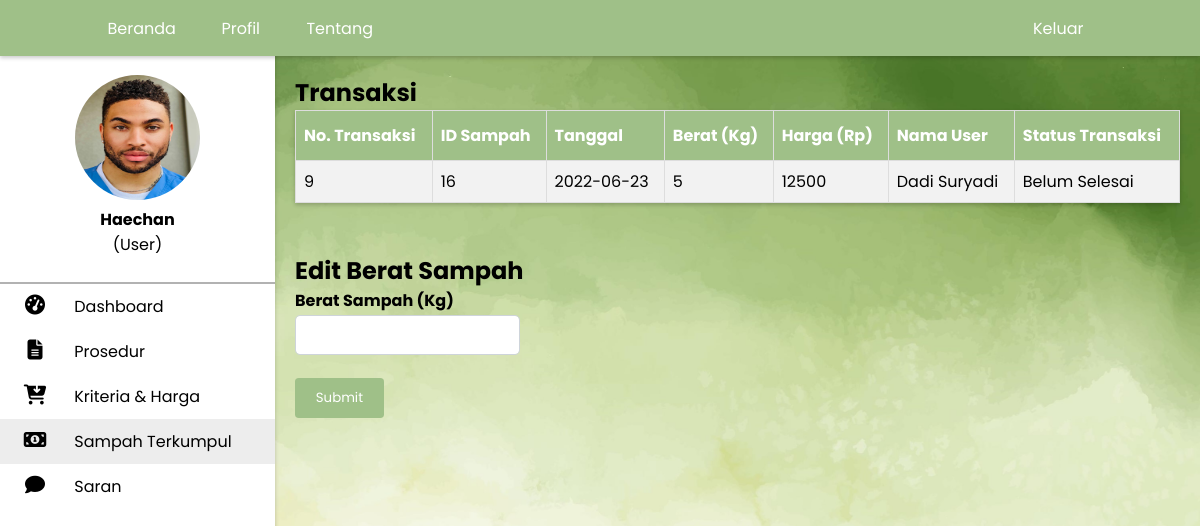
The app's page /edit_sampah.php?no_transaksi=9 (signed in) with its own data.
### tables this page shows
CREATE TABLE `pengepul` (
  `username` varchar(20) NOT NULL,
  `nama` varchar(30) NOT NULL,
  `email` varchar(20) NOT NULL,
  `password` varchar(15) NOT NULL,
  `alamat` varchar(100) NOT NULL,
  `no_hp` varchar(15) NOT NULL,
  `kab_kota` enum('Lombok Barat','Lombok Tengah','Lombok Timur','Mataram') NOT NULL,
  `foto` varchar(100) NOT NULL
);

CREATE TABLE `menjual` (
  `no_transaksi_jual` int(11) NOT NULL,
  `tanggal_jual` date NOT NULL,
  `username_masyarakat` varchar(20) NOT NULL,
  `id_sampah` int(11) NOT NULL,
  `cek_user` tinyint(1) NOT NULL DEFAULT 0,
  `cek_pengepul` tinyint(1) NOT NULL DEFAULT 0
);

CREATE TABLE `sampah` (
  `id_sampah` int(11) NOT NULL,
  `harga` int(11) NOT NULL,
  `berat` float NOT NULL,
  `username_pengepul` varchar(20) NOT NULL
);

CREATE TABLE `user` (
  `username` varchar(20) NOT NULL,
  `nama` varchar(30) NOT NULL,
  `email` varchar(20) NOT NULL,
  `password` varchar(15) NOT NULL,
  `alamat` varchar(100) NOT NULL,
  `no_hp` varchar(15) NOT NULL,
  `kab_kota` enum('Lombok Barat','Lombok Tengah','Lombok Timur','Mataram') NOT NULL,
  `foto` varchar(100) NOT NULL
);

### functions.php (called while the page is built, shortened)
<?php
    $username = $_SESSION["username"];
    if($_SESSION['user']){
      $user = 'user';
    }else if($_SESSION['pengepul']){
        $user = 'pengepul';
    }
    ?>

### edit_sampah.php (the view, shortened to what this page needs)
<?php
    include 'functions.php';
    $no_transaksi = $_GET['no_transaksi'];
    $result = mysqli_query($conn, "SELECT*from $user where username='$username'");
?>
<!DOCTYPE html>
<html lang="en">
<head>
    <link rel="stylesheet" href="css/setilee.css">
</head>
<body style="background-image: url('img/jojo.jpg'); background-size: 100%;">
<nav>
       <ul>
       <br><br><br>
       <?php
       if (mysqli_num_rows($result) > 0) {
                while ($row = mysqli_fetch_assoc($result)) {
        ?>
        <div class="profil">
        <center><a href="profil.php">
            <?php
                if($row['foto'] != ""){
            ?>
        <img class="foto-profil" src="img/pp/<?php echo $row['foto']; ?>">
        <?php }else{?>
            <img class="foto-profil" src="img/pp/blank.png">
            <?php } ?>
        </a><br>
        <p><b><?php echo $row['nama']?></b></p>
    <p>(User)</p>
    </center><br></div>
       <?php
                }
            }
       ?>
       <li><a href="dashboard.php">
       <i class="fas fa-tachometer-alt"></i>
           <span class="nav-item">Dashboard</span>
       </a></li>
       <li><a href="prosedur.php">
       <i class="fas fa-file-alt"></i>
           <span class="nav-item">Prosedur</span>
       </a></li>
       <li><a href="jenhar.php">
       <i class="fas fa-cart-arrow-down"></i>
           <span class="nav-item">Kriteria & Harga</span>
       </a></li>
       <li class="active"><a href="sampah.php">
       <i class="fas fa-money-bill-alt"></i>
           <span class="nav-item">Sampah Terkumpul</span>
       </a></li>
       <li><a href="saran.php">
       <i class="fas fa-comment"></i>
           <span class="nav-item">Saran</span>
       </a></li>
       </ul>
       </nav>
    <div class="main container" style="margin-top: 55px;">
    <h2>Transaksi</h2>
        <table style="width: 100%;" id="pul">
        <tr>
            <th>No. Transaksi</th> <th>ID Sampah</th> <th>Tanggal</th> <th>Berat (Kg)</th> <th>Harga (Rp)</th>
            <th>Nama User</th> <th>Status Transaksi</th>
        </tr>
        <?php
            $result4 = mysqli_query($conn, "SELECT menjual.no_transaksi_jual, sampah.id_sampah, menjual.tanggal_jual, sampah.berat, sampah.harga,
            user.nama, menjual.cek_user, menjual.cek_pengepul from sampah join menjual on sampah.id_sampah=menjual.id_sampah join pengepul on
            sampah.username_pengepul=pengepul.username join user on user.username=menjual.username_masyarakat and pengepul.username='$username'
            and menjual.no_transaksi_jual='$no_transaksi'");
            if (mysqli_num_rows($result4) > 0) {
            while($row = mysqli_fetch_array($result4)) {
                echo "<tr>";
                echo "<td>".$row['no_transaksi_jual']."</td>";
                echo "<td>".$row['id_sampah']."</td>";
                echo "<td>".$row['tanggal_jual']."</td>";
                echo "<td>".$row['berat']."</td>";
                echo "<td>".$row['harga']."</td>";
                echo "<td>".$row['nama']."</td>";
                if($row['cek_user'] == '1' and $row['cek_pengepul'] == '1'){
                    echo "<td>Selesai</td>";
                } else{
                    echo "<td>Belum Selesai</td>";
                }
                echo "</tr>";
            }
        ?>
        </table><br><br>
        <form name="edit" action="" method="POST">
            <h2>Edit Berat Sampah</h2>
            <table>
                <tr>
                    <label for="berat"><b>Berat Sampah (Kg)</b></label>
                </tr>
                <tr>
                    <input style="margin-top: 2px; width: 225px;" class="form-input" type="number" min="1" max="999" step="0.1" name="berat" value="">
                </tr>
                <tr>
                    <input style="margin-top: -10px;" name="edit" class="submit-btn" type="submit" value="Submit">
                </tr>
            </table>
        </form>
        <?php
        }else{
            header("Location: sampah.php");
        }
         ?>
    </div>
    <div class="topnav">
        <a style="margin-left: 8%;" href="index.php">Beranda</a>
        <a href="profil.php">Profil</a>
        <a href="tentang.php">Tentang</a>
        <?php if($_SESSION["login"]) : ?>
            <a class="split" href="logout.php" style="margin-right: 8%;">Keluar</a>
        <?php endif; ?>
    <br>
</div>
</body>
</html>

### css/setilee.css (style rules this page uses)
* { margin: 0; padding: 0; outline: none; border: none; text-decoration: none; box-sizing: border-box; font-family: "poppins"; }
body { background: rgb(226, 226, 226); }
nav { position: fixed; top: 30px; bottom: 0; height: 800px; left: 0; width: 275px; background: #ffffff; box-shadow: 0 2px 4px 0 rgba(0, 0, 0, .2); }
.profil { border-bottom: 2px solid rgba(40, 40, 40, 0.358); }
.foto-profil { margin-top: -30px; border-radius: 50%; height: 125px; width: 125px; }
nav .fas { position: relative; width: 70px; font-size: 20px; text-align: center; }
.nav-item { position: relative; margin-left: 10x; }
li { padding-bottom: 10px; padding-top: 10px; }
li.active { background-color: rgb(237, 237, 237); }
.container { margin-top: 35px; margin-left: 275px; }
.form-input { color: rgb(68, 68, 68); margin-top: -2.7px; margin-bottom: 0.75cm; display: block; width: 400px; padding: 0.375rem 0.75rem; line-height: 0.7cm; background-color: rgb(255, 255, 255); background-clip: padding-box; border: 1px solid #ced4da; border-radius: 0.3rem; transition: border-color .15s ease-in-out, box-shadow .15s ease-in-out; }
.main { position: relative; padding: 20px; }
a { text-decoration: none; color: black; }
.topnav { background-color: #9FC088; overflow: hidden; position: fixed; top: 0; width: 100%; box-shadow: 0 2px 4px 0 rgba(0, 0, 0, .2); }
.topnav a { display: block; margin-left: 0.1cm; margin-right: 0.1cm; margin-top: 0.2cm; margin-bottom: 0.2cm; float: left; color: #ffffff; text-align: center; padding: 8px 8px; text-decoration: none; width: 2.42cm; }
.topnav a.split { float: right; }
#pul { box-shadow: 0 2px 4px 0 rgba(0, 0, 0, .2); font-family: Arial, Helvetica, sans-serif; border-collapse: collapse; }
#pul td, #pul th { border: 1px solid #ddd; padding: 8px; }
#pul tr:nth-child(even) { background-color: #f2f2f2; }
#pul tr:nth-child(odd) { background-color: white; }
#pul th { padding-top: 12px; padding-bottom: 12px; text-align: left; background-color: #9FC088; color: white; }
.submit-btn { border: 0px; padding-top: 0.27cm; padding-bottom: 0.27cm; padding-left: 0.55cm; padding-right: 0.55cm; border-radius: 0.1cm; background-color: #9FC088; color: white }

### records on screen
pengepul: foto (picture), nama "Haechan"
menjual: no_transaksi_jual "9", id_sampah.id_sampah "16", tanggal_jual "2022-06-23", id_sampah.berat "5", id_sampah.harga "12500", username_masyarakat.nama "Dadi Suryadi", cek_user "Belum Selesai"
